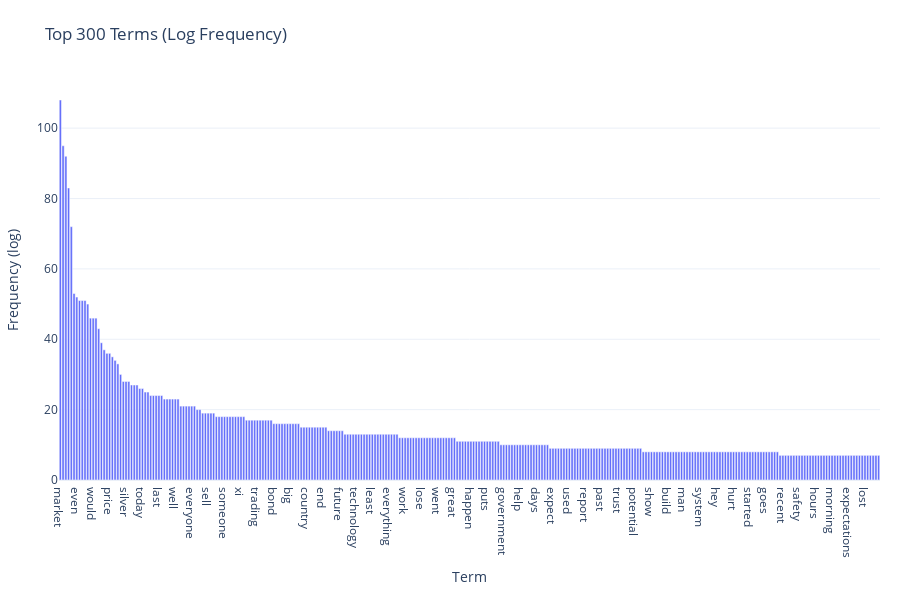

Notebook cell for this chart:
### Markdown cell above
### >>> **Exercise 14:**

### Code cell
import plotly.graph_objects as go

term_freq = np.asarray(reddit_counts.sum(axis=0)).ravel()
terms = count_vect.get_feature_names_out()

# Build & sort dataframe
df = pd.DataFrame({'term': terms, 'freq': term_freq}).sort_values('freq', ascending=False, ignore_index=True)

# df already sorted descending by 'freq'
df['rank'] = np.arange(1, len(df) + 1)

fig = go.Figure([
    go.Scattergl(
        x=df['rank'],
        y=df['freq'],
        mode="lines+markers",
        hovertemplate="rank=%{x}<br>freq=%{y}<extra></extra>",
        name="All terms"
    )
])

head = df.head(20)

k = min(300, len(df))
fig = go.Figure(go.Bar(
    x=df['term'].head(k),
    y=df['freq'].head(k),
))
fig.update_layout(
    title=f"Top {k} Terms (Log Frequency)",
    xaxis_title="Term",
    yaxis_title="Frequency (log)",
    template="plotly_white",
    height=600,
    margin=dict(l=40, r=20, t=80, b=120)
)
fig.show()

### Figure 1 — Plotly figure (JSON) as saved in the notebook; plotly's stock layout.template omitted (floating-point values rounded to 4 significant figures; data arrays with more than 128 entries replaced by an {"elided": "..."} marker saying what was removed)
{"data": [{"type": "bar", "x": {"elided": "300 str values"}, "y": {"elided": "300 int values"}}], "layout": {"height": 600, "margin": {"b": 120, "l": 40, "r": 20, "t": 80}, "title": {"text": "Top 300 Terms (Log Frequency)"}, "xaxis": {"title": {"text": "Term"}}, "yaxis": {"title": {"text": "Frequency (log)"}}}}
